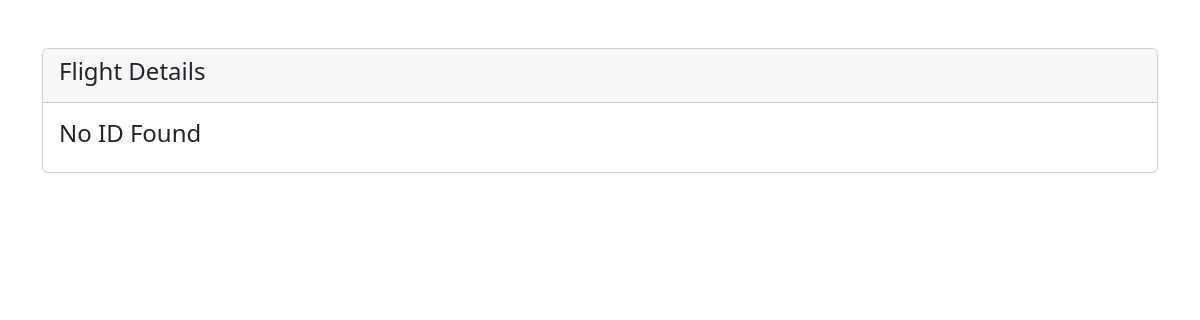
Page /Airlines/book2-view.php on the earlier database version.
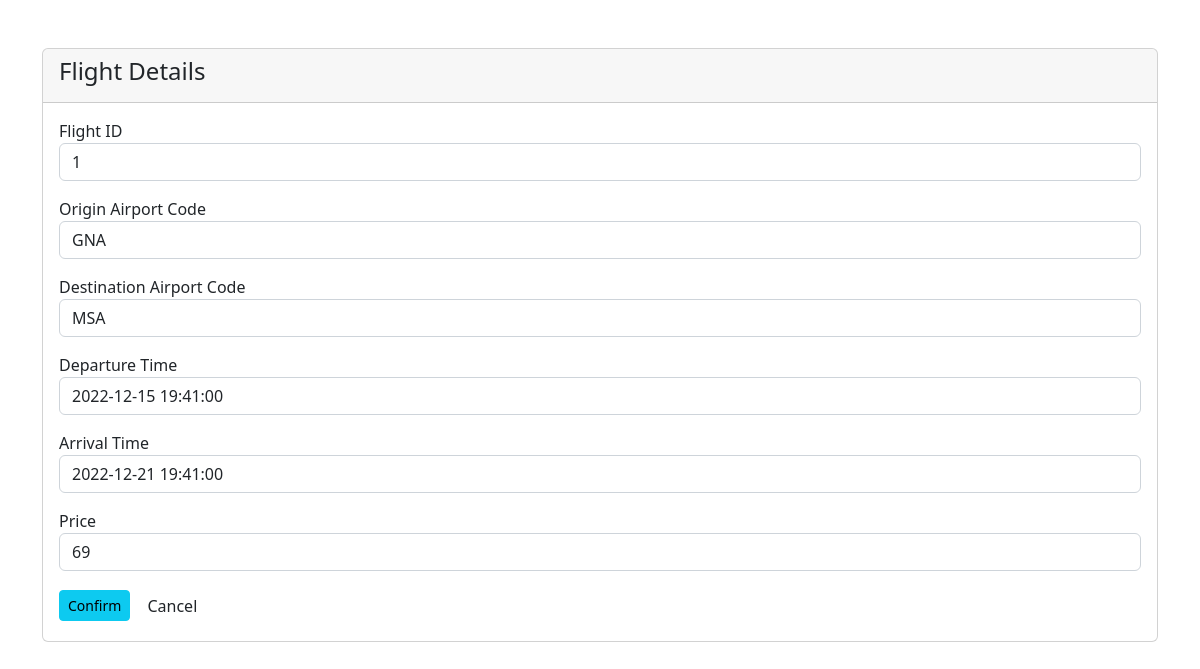
Same page on the later database version.
### tables this page shows
CREATE TABLE `reservation` (
  `reservation_id` int(10) NOT NULL,
  `passenger_id` int(10) NOT NULL,
  `flight_id` int(10) NOT NULL
);

CREATE TABLE `flight` (
  `flight_id` int(10) NOT NULL,
  `schedule_id` int(10) NOT NULL
);

CREATE TABLE `direction` (
  `direction_id` int(10) NOT NULL,
  `origin_airport_code` char(3) NOT NULL,
  `destination_airport_code` char(3) NOT NULL
);

CREATE TABLE `schedule` (
  `schedule_id` int(10) NOT NULL,
  `direction_id` int(7) NOT NULL,
  `departure_time` datetime NOT NULL,
  `arrival_time` datetime NOT NULL,
  `airline_id` char(3) NOT NULL,
  `price` int(11) NOT NULL
);

### Airlines/book2-view.php (the view, shortened to what this page needs)
<?php
require 'admin/dbcon.php';
?>
<!doctype html>
<html lang="en">
<head>
    <link href="https://cdn.jsdelivr.net/npm/bootstrap@5.2.0-beta1/dist/css/bootstrap.min.css" rel="stylesheet">
</head>
<body>
    <div class="container mt-5">
        <div class="row">
            <div class="col-md-12">
                <div class="card">
                    <div class="card-header">
                        <h4>Flight Details
                        </h4>
                    </div>
                    <div class="card-body">
                        <?php
                        $query = "Select reservation.reservation_id, reservation.passenger_id, reservation.flight_id, flight.flight_id, flight.schedule_id, schedule.schedule_id, direction.direction_id, airline.airline_id, airline.airline_name, direction.origin_airport_code, direction.destination_airport_code, schedule.direction_id, schedule.departure_time, schedule.arrival_time, schedule.airline_id, schedule.price from reservation left join flight on reservation.flight_id = flight.flight_id left join schedule on flight.schedule_id = schedule.schedule_id left join direction on schedule.direction_id = direction.direction_id left join airline on schedule.airline_id = airline.airline_id order by reservation_id desc limit 1";
                        $query_run = mysqli_query($con, $query);
                        if (mysqli_num_rows($query_run) > 0) {
                            $reservation = mysqli_fetch_array($query_run);
                        ?>
                            <div class="mb-3">
                                <label> Flight ID </label>
                                <p class="form-control">
                                    <?= $reservation['flight_id']; ?>
                                </p>
                                <label> Origin Airport Code </label>
                                <p class="form-control">
                                    <?= $reservation['origin_airport_code']; ?>
                                </p>
                                <label> Destination Airport Code </label>
                                <p class="form-control">
                                    <?= $reservation['destination_airport_code']; ?>
                                </p>
                                <label> Departure Time </label>
                                <p class="form-control">
                                    <?= $reservation['departure_time']; ?>
                                </p>
                                <label> Arrival Time </label>
                                <p class="form-control">
                                    <?= $reservation['arrival_time']; ?>
                                </p>
                                <label> Price </label>
                                <p class="form-control">
                                    <?= $reservation['price']; ?>
                                </p>
                            </div>
                            <td>
                                <a href="book3.php?reservation_id=<?= $reservation['reservation_id']; ?>" class="btn btn-info btn-sm">Confirm</a>
                                <a href="book2.php" class="btn">Cancel</a>
                            </td>
                        <?php
                        } else {
                            echo "<h4>No ID Found</h4>";
                        }
                        ?>
                    </div>
                </div>
            </div>
        </div>
    </div>
</body>
</html>

Differences in the rows shown:
added reservation: flight.flight_id "1", direction.origin_airport_code "GNA", direction.destination_airport_code "MSA", schedule.departure_time "2022-12-15 19:41:00", schedule.arrival_time "2022-12-21 19:41:00", schedule.price "69"
Other differences:
text no longer shown: "No ID Found"
text now shown: "Flight ID Origin Airport Code Destination Airport Code Departure Time Arrival Time Price Confirm Cancel"
